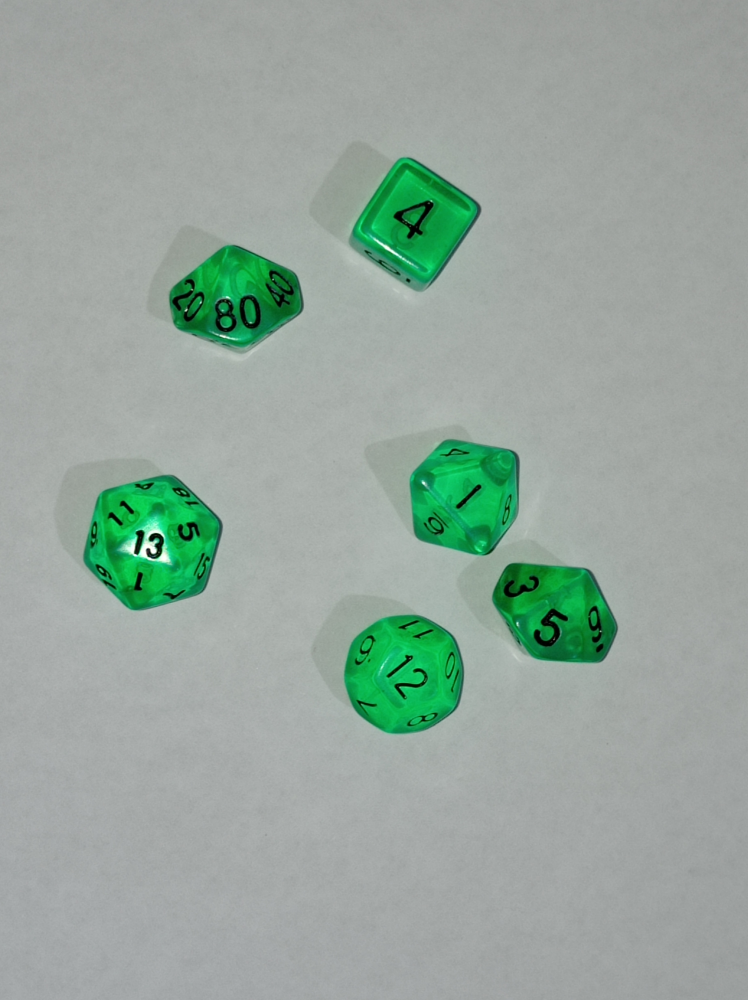
#> input picture OCR/img/dados2.jpg, 2992 x 4000 px, found by its file name (shown at 1/4 size)
$ python dados_20220628201029.py
#> lines starting #> are read from the running program, lines starting #| are printed output that depends on the picture; after the words box and inside, x2 and y2 are one past the last pixel; in counts of white or black regions, pixels touching at a corner belong together
import cv2
from cv2 import THRESH_BINARY
from cv2 import erode
import numpy as np
from numpy import binary_repr

imagem = cv2.imread("img/dados2.jpg")          # Carregar a imagem
#> imagem is the input picture: shape (4000, 2992, 3); mean B, G, R 157, 166.5, 150.1
res = cv2.resize(imagem, dsize=( 598, 800), interpolation=cv2.INTER_CUBIC) # Redimensionar Img ################
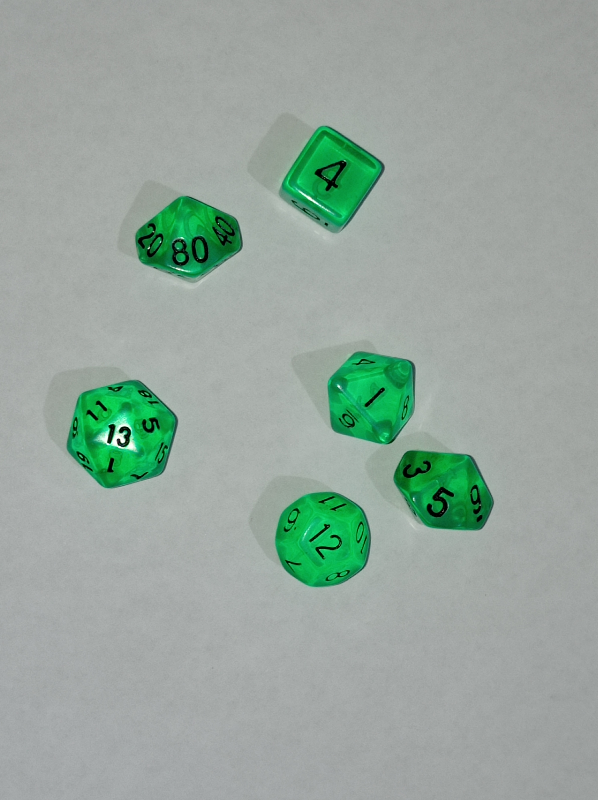
#> res: shape (800, 598, 3); mean B, G, R 157, 166.5, 150.1
gray = cv2.cvtColor(res, cv2.COLOR_BGR2GRAY)     # GrayScale
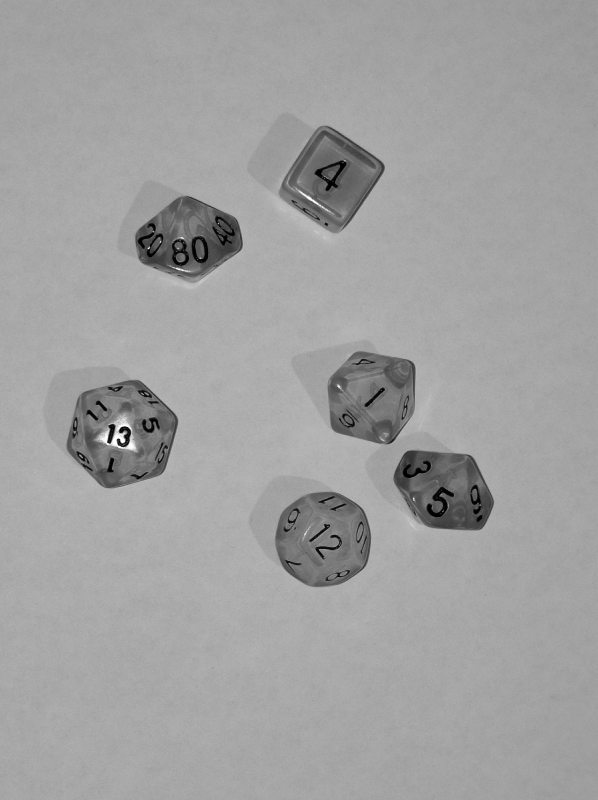
#> gray: shape (800, 598); min 0, max 254, mean 160.6
blur = cv2.blur(gray,(1,1))                       # Blur ###############

ret,binary = cv2.threshold(gray , 127 ,255, cv2.THRESH_BINARY)         # Binarização ################
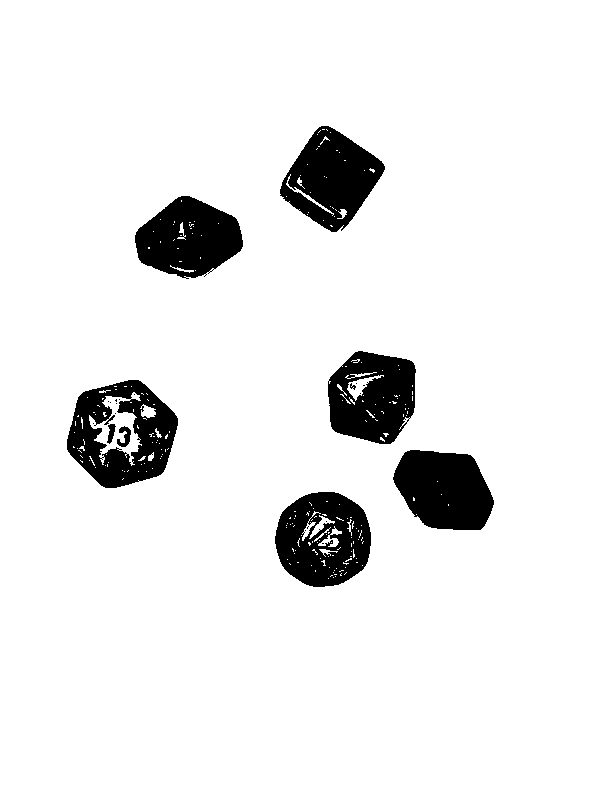
#> binary: shape (800, 598); 92% white; 24 black regions (15 under 20 px), largest, box (x1, y1, x2, y2) and area: (67, 380, 178, 488) 6809, (275, 492, 371, 587) 6469, (280, 126, 385, 232) 6443
ret1,binary1 = cv2.threshold(binary,127,255,cv2.THRESH_BINARY_INV)   # Inverter a Binarização

kernel = np.ones((6,6), np.uint8)
dilation = cv2.dilate(binary1, kernel, iterations=4)   # Dilatar ####################
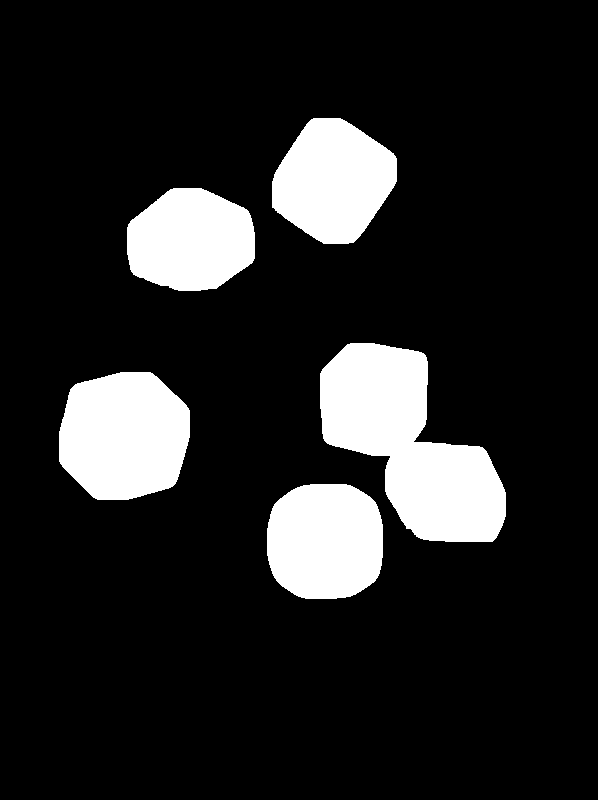
#> dilation: shape (800, 598); 14.2% white; 5 white regions, box (x1, y1, x2, y2) and area: (320, 343, 506, 542) 20616, (59, 372, 190, 500) 13729, (267, 484, 383, 599) 11484, (272, 118, 397, 244) 11389, (127, 188, 255, 291) 10483
erodion = cv2.erode(dilation, kernel, iterations=5)
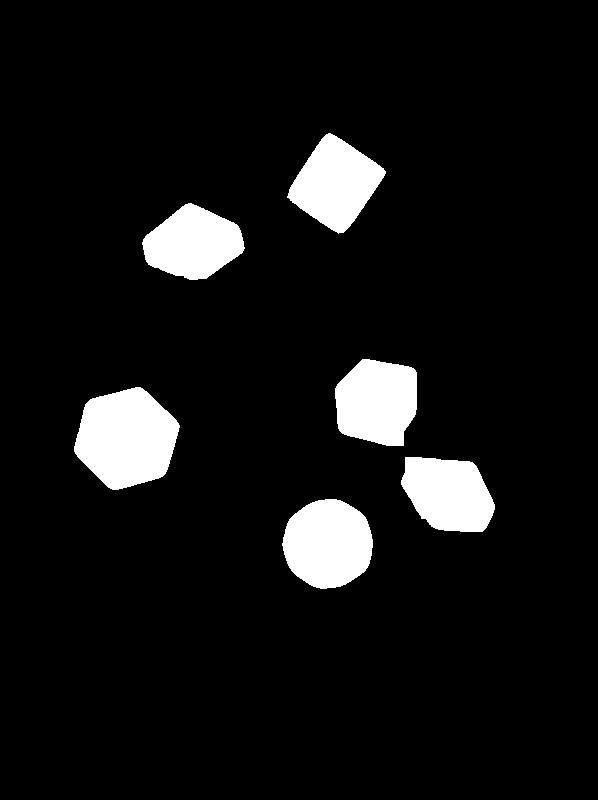
#> erodion: shape (800, 598); 7.6% white; 6 white regions

contours, hierarchy = cv2.findContours(erodion, cv2.RETR_TREE, cv2.CHAIN_APPROX_SIMPLE) # Procura os Objetos
#> contours = 6 contours; box (x1, y1, x2, y2) and area: (74, 387, 180, 490) 7736, (282, 499, 373, 589) 6206, (335, 359, 417, 446) 5642, (287, 133, 386, 234) 5618, (401, 457, 495, 532) 5250, (142, 203, 245, 280) 5212
cont = len(contours)                                                                     # Conta os Objetos
#> cont = 6

cv2.drawContours(res, contours, -1, (0,255,0), 3)
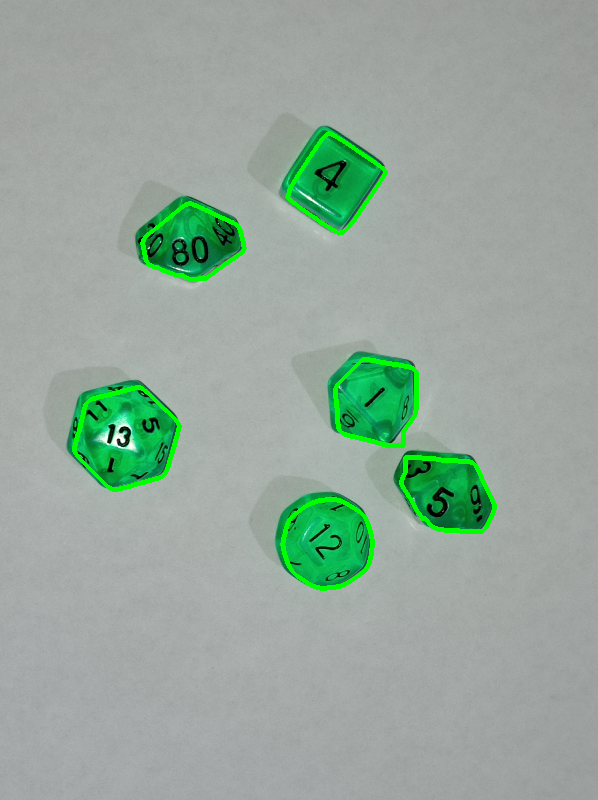
#> res: shape (800, 598, 3); 1.61% of pixels changed, all inside (x1, y1, x2, y2) = (72, 131, 497, 591)

print("Numero de Objetos Encontrados: ",cont)
#| Numero de Objetos Encontrados:  6

cv2.imshow("Dilatation", erodion)


cv2.waitKey(0)

$ run again, with OCR/img/dados1.jpg copied over OCR/img/dados2.jpg
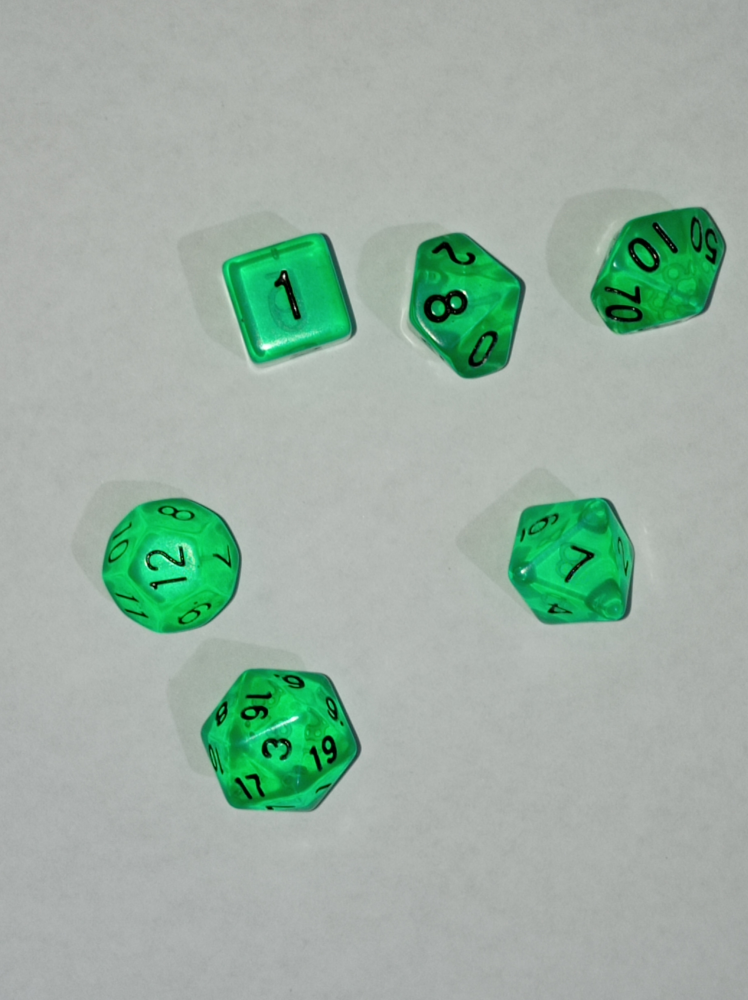
#> input picture OCR/img/dados1.jpg, 2992 x 4000 px, found by its file name (shown at 1/4 size)
#> imagem is the input picture: shape (4000, 2992, 3); mean B, G, R 163.1, 176, 155.2
#> `ret,binary = cv2.threshold(gray , 127 ,255, cv2.THRESH_BINARY)`:
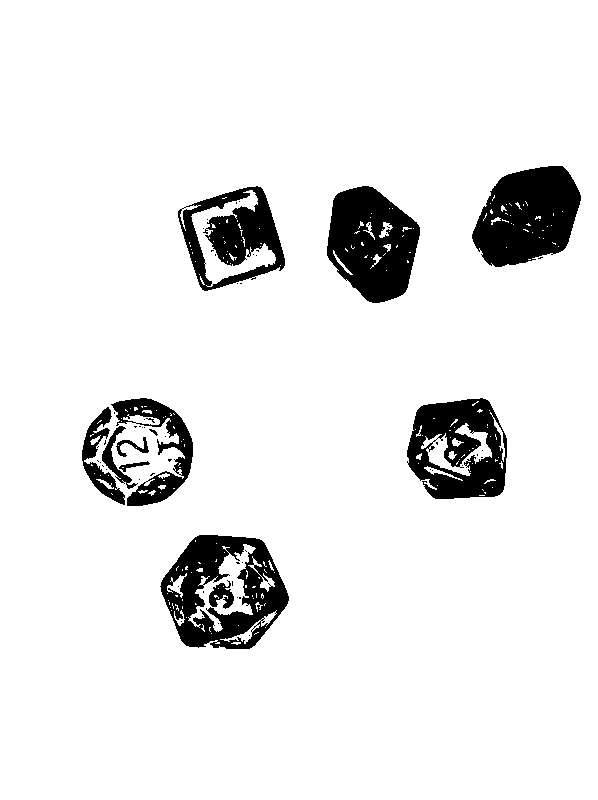
#> binary: shape (800, 598); 91.5% white; 65 black regions (53 under 20 px), largest, box (x1, y1, x2, y2) and area: (472, 166, 581, 267) 7855, (160, 535, 289, 649) 7798, (327, 186, 420, 303) 7505
#> dilation: shape (800, 598); 17% white; 6 white regions, box (x1, y1, x2, y2) and area: (152, 527, 301, 661) 16470, (74, 390, 205, 518) 14129, (399, 390, 519, 511) 12849, (464, 158, 593, 279) 12686, (319, 178, 432, 315) 12537, (170, 178, 297, 303) 12518
#> erodion: shape (800, 598); 9.7% white; 6 white regions
#> contours = 6 contours; box (x1, y1, x2, y2) and area: (168, 542, 290, 651) 9860, (89, 405, 195, 508) 8134, (414, 406, 509, 501) 7301, (480, 173, 583, 269) 6915, (334, 193, 422, 305) 6773, (185, 194, 287, 292) 6694
#> cont = 6
#> `cv2.drawContours(res, contours, -1, (0,255,0), 3)`:
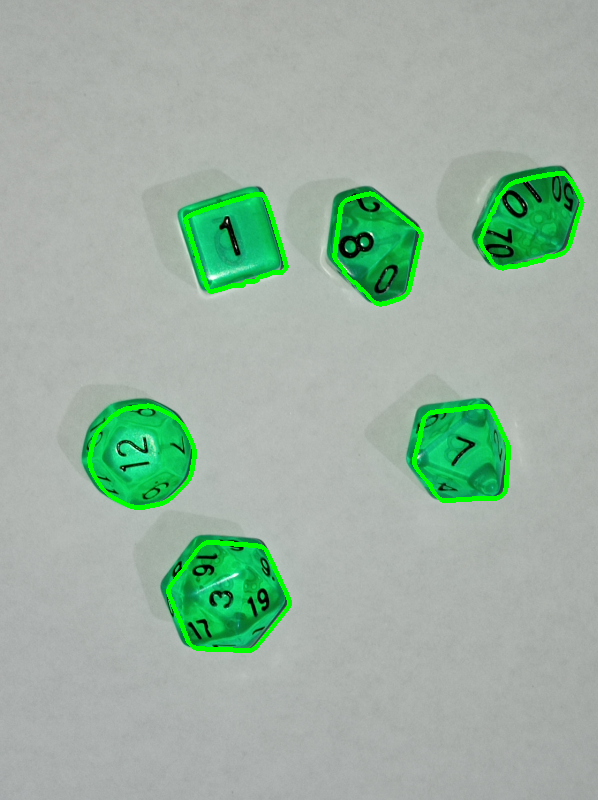
#> res: shape (800, 598, 3); mean B, G, R 161.1, 177.9, 153.9
#| Numero de Objetos Encontrados:  6

$ run again, with OCR/img/dados3.jpg copied over OCR/img/dados2.jpg
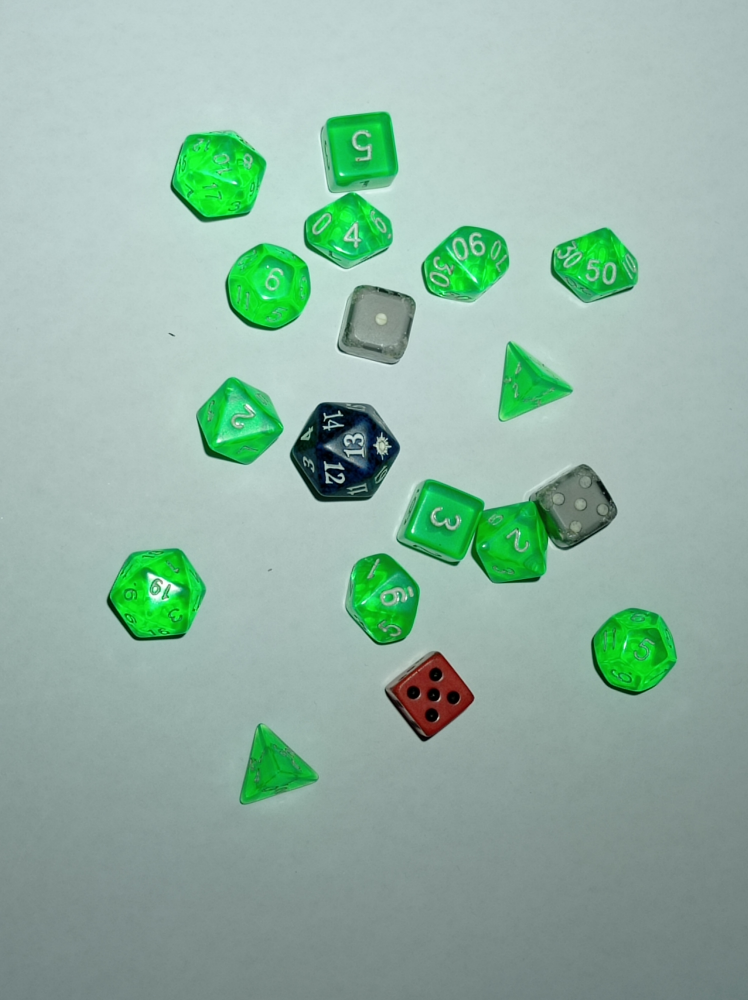
#> input picture OCR/img/dados3.jpg, 2992 x 4000 px, found by its file name (shown at 1/4 size)
#> imagem is the input picture: shape (4000, 2992, 3); mean B, G, R 163.9, 179.2, 146
#> `ret,binary = cv2.threshold(gray , 127 ,255, cv2.THRESH_BINARY)`:
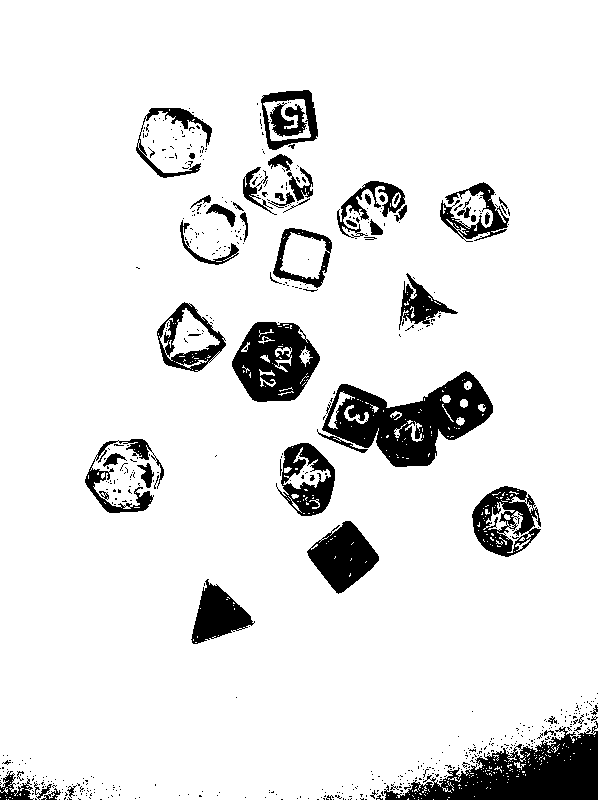
#> binary: shape (800, 598); 90.3% white; 598 black regions (540 under 20 px), largest, box (x1, y1, x2, y2) and area: (317, 371, 493, 467) 8037, (384, 721, 598, 800) 7959, (232, 322, 320, 402) 4529
#> dilation: shape (800, 598); 28.4% white; 15 white regions, largest, box (x1, y1, x2, y2) and area: (149, 294, 505, 606) 42794, (172, 82, 419, 304) 28504, (237, 685, 598, 800) 18731
#> erodion: shape (800, 598); 13% white; 15 white regions (1 under 20 px)
#> contours = 15 contours, 1 with area under 20; largest, box (x1, y1, x2, y2) and area: (329, 703, 598, 800) 11274, (284, 379, 495, 518) 11037, (187, 97, 320, 266) 8321, (165, 310, 321, 404) 7195, (93, 446, 166, 515) 3530
#> cont = 15
#> `cv2.drawContours(res, contours, -1, (0,255,0), 3)`:
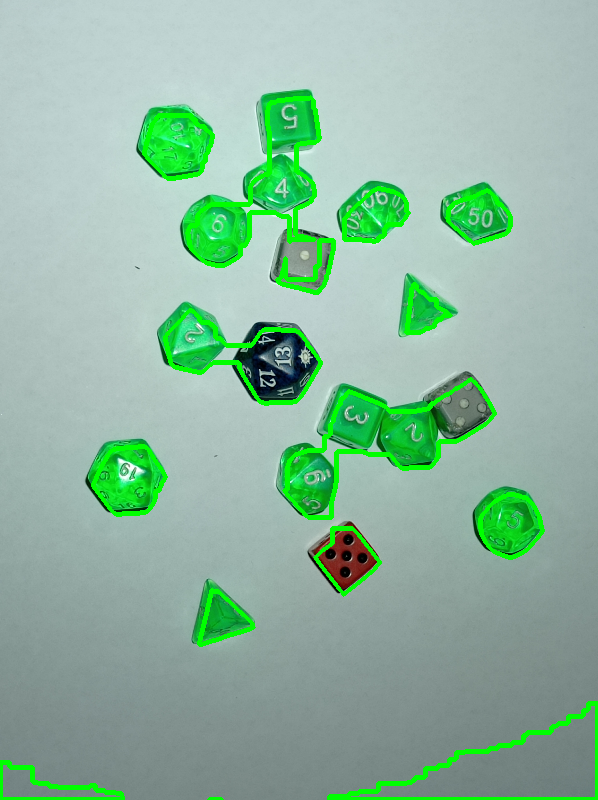
#> res: shape (800, 598, 3); mean B, G, R 159.2, 183, 142.3
#| Numero de Objetos Encontrados:  15
